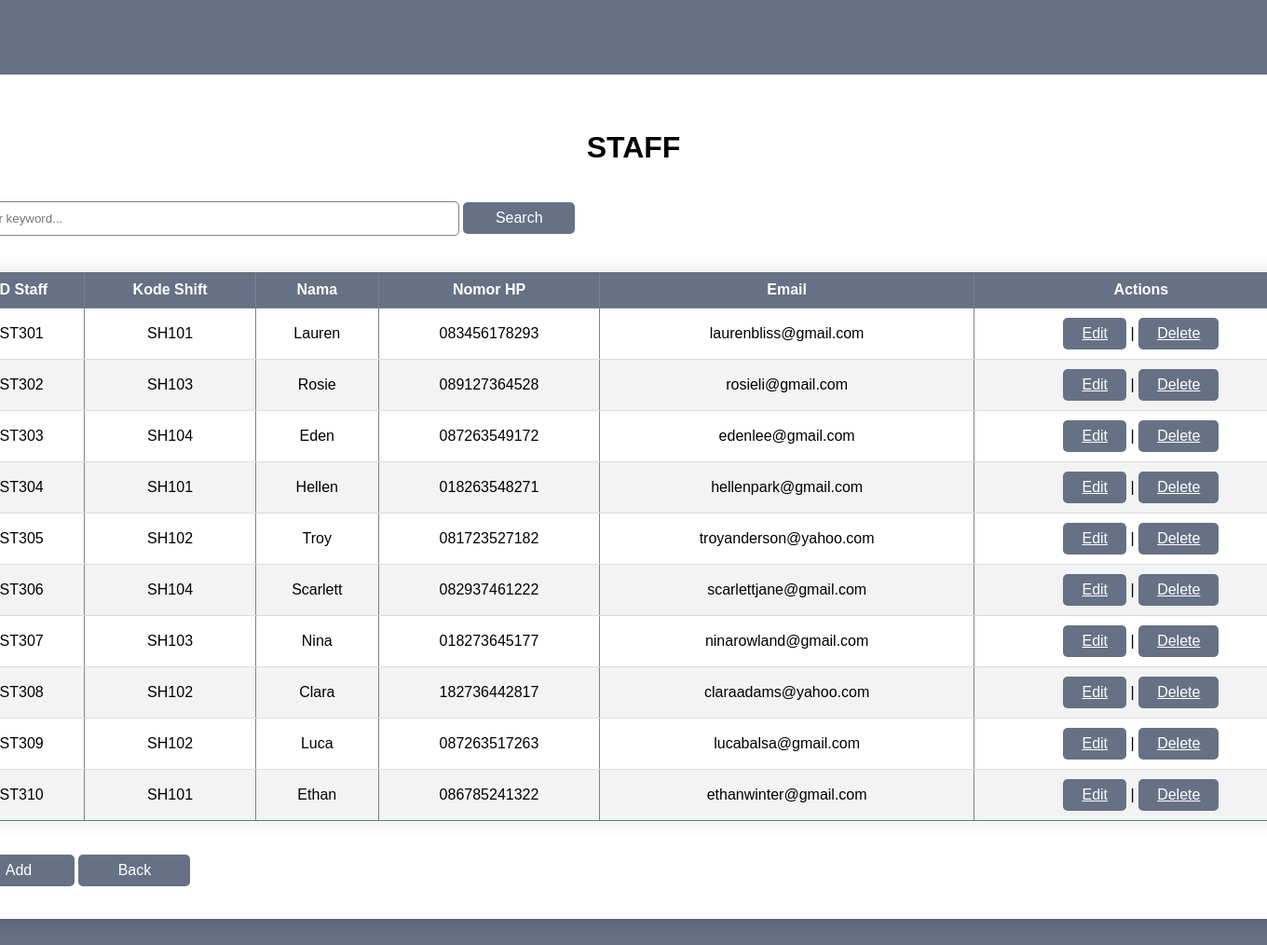
Before: /staff.php with the older database file.
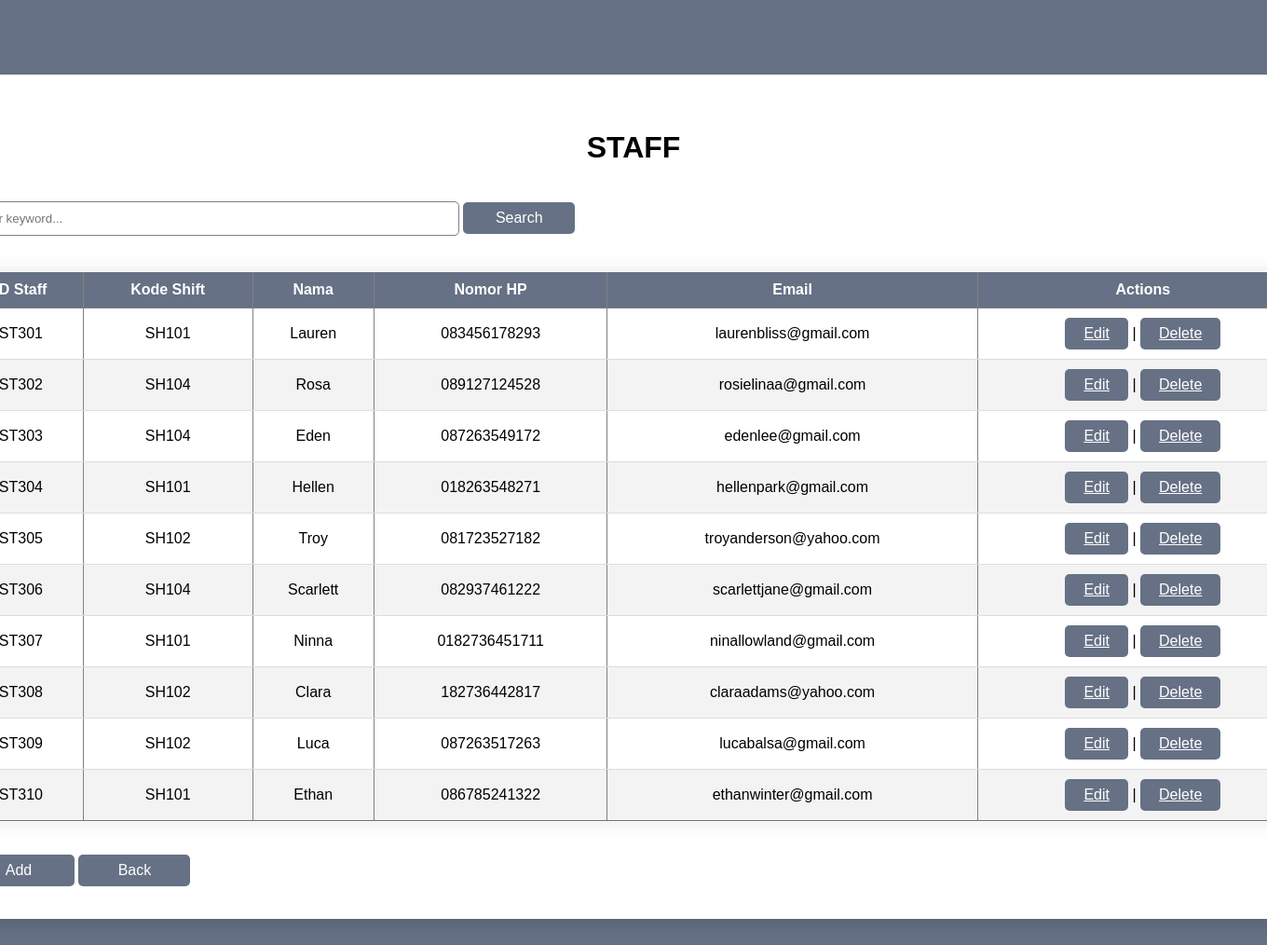
After: the same page with the newer database file.
### tables this page shows
CREATE TABLE `staff` (
  `staffId` char(20) NOT NULL,
  `shiftCode` char(20) NOT NULL,
  `nama` char(20) DEFAULT NULL,
  `noHp` char(20) DEFAULT NULL,
  `email` char(50) DEFAULT NULL
);

### staff.php (the view, shortened to what this page needs)
<?php
$conn = mysqli_connect("localhost", "root", "", "sistemPerpustakaan");
$query = "SELECT * FROM staff ORDER BY staffId";
$result = mysqli_query($conn, $query);
?>
<!DOCTYPE html>
<html lang="en">
<head>
    <link rel="stylesheet" href="adminMenu.css">
</head>
<body>
    <div class="container">
        <div class="login">
            <h1>Staff</h1>
            <form action="" method="post">
                <input type="text" name="keyword" size= "30"
                placeholder="Enter keyword..." autocomplete="off">
                <button type= "submit" name= "search">Search</button>
            </form>
            <table border="1" class= "content-table">
                <thead>
                    <tr>
                        <th>ID Staff</th>
                        <th>Kode Shift</th>
                        <th>Nama</th>
                        <th>Nomor HP</th>
                        <th>Email</th>
                        <th>Actions</th>
                    </tr>
                </thead>
                <tbody>
                    <?php while($res = mysqli_fetch_assoc($result)) : ?>
                        <tr>
                        <td> <?= $res["staffId"]; ?></td>
                        <td> <?= $res["shiftCode"]; ?></td>
                        <td> <?= $res["nama"]; ?></td>
                        <td> <?= $res["noHp"]; ?></td>
                        <td> <?= $res["email"]; ?></td>
                        <td>
                            <a href="editStaff.php?id=<?= $res["staffId"]; ?>">Edit</a> |
                            <a href="deleteStaff.php?id=<?= $res["staffId"]; ?>" onclick= "return confirm('Delete this data?');">Delete</a>
                        </td>
                        </tr>
                    <?php endwhile; ?>
                </tbody>
            </table>
            <form action="" method="post">
                <button type= "submit" name= "add">Add</button>
                <button type= "submit" name= "back">Back</button>
            </form>
        </div>
    </div>
</body>
</html>

Changed rows visible on the page:
changed staff "ST302": shiftCode "SH103" → "SH104"; nama "Rosie" → "Rosa"; noHp "089127364528" → "089127124528"; email "rosieli@gmail.com" → "rosielinaa@gmail.com"
changed staff "ST307": shiftCode "SH103" → "SH101"; nama "Nina" → "Ninna"; noHp "018273645177" → "0182736451711"; email "ninarowland@gmail.com" → "ninallowland@gmail.com"
